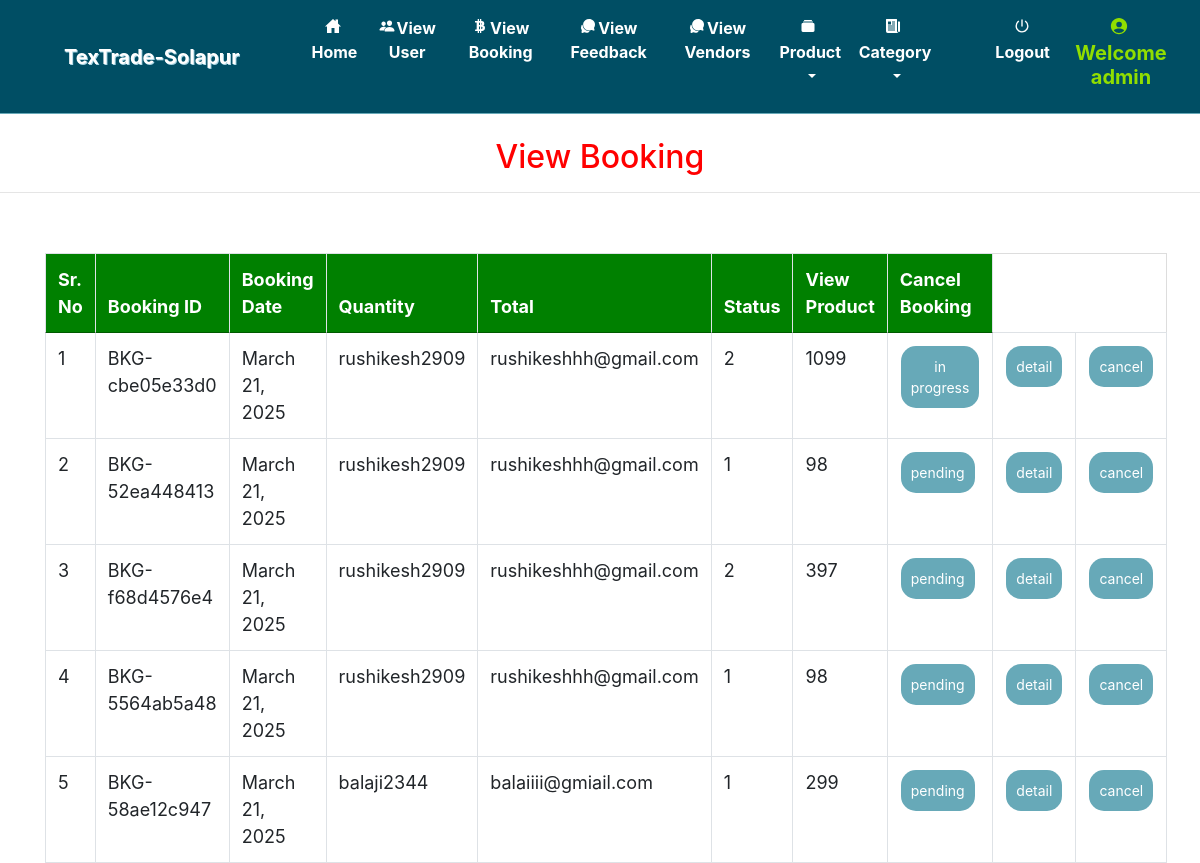
The app's page /view_orders_vendor (signed in), older data.
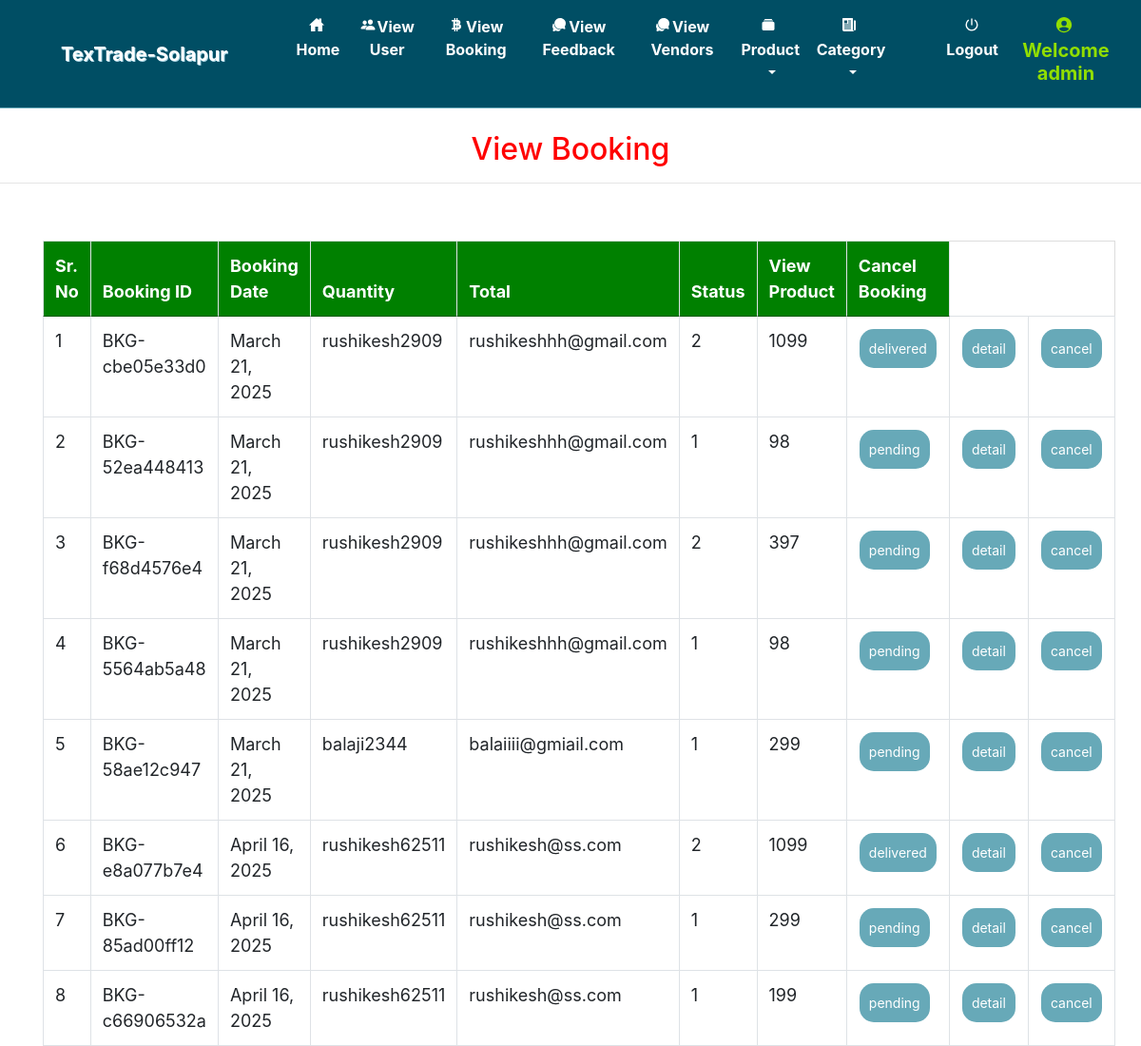
The same page, newer data.
### grocery/models.py (models this page shows, shortened)
class Booking(models.Model):
    status = models.ForeignKey(Status, on_delete=models.CASCADE, null=True)
    profile = models.ForeignKey(Profile, on_delete=models.CASCADE, null=True)
    booking_id = models.CharField(max_length=200, unique=True, blank=True)
    quantity = models.IntegerField(null=True)
    book_date = models.CharField(max_length=30, null=True)
    total = models.IntegerField(null=True)
    payment = models.ForeignKey(Payment, on_delete=models.SET_NULL, null=True, blank=True)
    products = models.ManyToManyField(Product)  # ✅ Store ordered products

class Profile(models.Model):
    id = models.AutoField(primary_key=True)
    user = models.OneToOneField(User, on_delete=models.CASCADE, null=True)
    dob = models.DateField(null=True)
    city = models.CharField(max_length=30, null=True)
    address = models.CharField(max_length=50, null=True)
    contact = models.CharField(max_length=10, null=True)
    image = models.FileField(upload_to='images/', null=True)
    role = models.CharField(
        max_length=20,
        choices=[('user', 'User'), ('vendor', 'Vendor'), ('admin', 'Admin')],
        default='user'  # Default role is 'user'
    )

class Status(models.Model):
    name = models.CharField(max_length=20, null=True)

### grocery/views.py (the view)
# urls.py: path('view_orders_vendor',view_orders_vendor,name="view_orders_vendor"),
def view_orders_vendor(request):
    if not request.user.is_authenticated:
        return redirect('login')
    cart = Cart.objects.all()
    book = Booking.objects.all()
    num1=0
    for i in cart:
        num1 += 1
    d = {'book': book,'num1':num1}
    return render(request,"view_orders_vendor.html",d)

### grocery/templates/view_orders_vendor.html (shortened to what this page needs)
{% extends 'navigation.html' %}
{% block body %}
<center><h2 style="color:red;margin-top:2%">View Booking</h2></center><hr>
 <div class="container">
<table class="table table-bordered" id="myTable">
  <thead>
  <tr>
    <th>Sr. No</th>
    <th>Booking ID</th>
    <th>Booking Date</th>
      <th>Quantity</th>
      <th>Total</th>
      <th>Status</th>
    <th>View Product</th>
    <th>Cancel Booking</th>
  </tr>
  </thead>
   <tbody>
    {% for i in book %}
    <tr>
        <td>{{forloop.counter}}</td>
      <td>{{i.booking_id}}</td>
      <td>{{i.book_date}}</td>
      <td>{{i.profile.user.username}}</td>
      <td>{{i.profile.user.email}}</td>
        <td>{{i.quantity}}</td>
        <td>{{i.total}}</td>
       <td><a href="{% url 'Edit_status' i.booking_id i.id %}"><button class="button button1">{{i.status.name}}</button></a></td>
        <td><a href="{% url 'vendor_view_booking_detail' i.booking_id i.id i.profile.user.id  %}"><button class="button button1">detail</button></a></td>
        <td><a href="{% url 'delete_admin_booking' i.booking_id i.id %}" onclick="return confirm('Are you sure?')"><button class="button button1" id="#delete">cancel</button></a></td>
    </tr>
     {% endfor %}
    </tbody>
</table>
 </div>
{% endblock %}

Row changes from the older to the newer data that the page shows:
changed Booking "BKG-cbe05e33d0": status.name "in progress" → "delivered"
added Booking: booking_id "BKG-e8a077b7e4", book_date "April 16, 2025", profile.user.username "rushikesh62511", profile.user.email "rushikesh@ss.com", quantity "2", total "1099", status.name "delivered"
added Booking: booking_id "BKG-85ad00ff12", book_date "April 16, 2025", profile.user.username "rushikesh62511", profile.user.email "rushikesh@ss.com", quantity "1", total "299", status.name "pending"
added Booking: booking_id "BKG-c66906532a", book_date "April 16, 2025", profile.user.username "rushikesh62511", profile.user.email "rushikesh@ss.com", quantity "1", total "199", status.name "pending"
